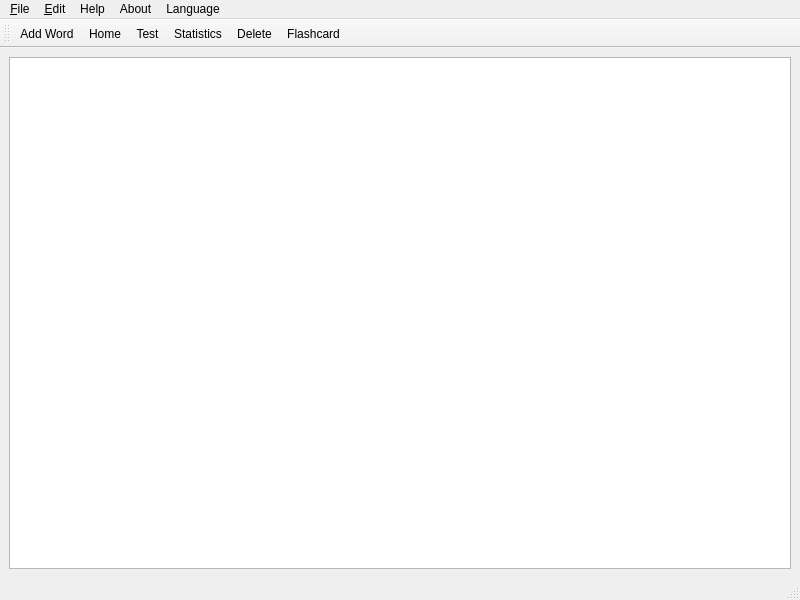
<?xml version="1.0" encoding="UTF-8"?>
<ui version="4.0">
 <class>MainWindow</class>
 <widget class="QMainWindow" name="MainWindow">
  <property name="geometry">
   <rect>
    <x>0</x>
    <y>0</y>
    <width>800</width>
    <height>600</height>
   </rect>
  </property>
  <property name="windowTitle">
   <string>Memorize</string>
  </property>
  <widget class="QWidget" name="centralwidget">
   <layout class="QVBoxLayout" name="verticalLayout">
    <item>
     <widget class="QTableView" name="WordList"/>
    </item>
   </layout>
  </widget>
  <widget class="QMenuBar" name="menubar">
   <property name="geometry">
    <rect>
     <x>0</x>
     <y>0</y>
     <width>800</width>
     <height>17</height>
    </rect>
   </property>
   <widget class="QMenu" name="menuFile">
    <property name="title">
     <string>&amp;File</string>
    </property>
    <addaction name="actionOpen"/>
    <addaction name="actionExit"/>
   </widget>
   <widget class="QMenu" name="menuEdit">
    <property name="title">
     <string>&amp;Edit</string>
    </property>
    <addaction name="actionAdd_Word"/>
   </widget>
   <widget class="QMenu" name="menuHelp">
    <property name="title">
     <string>Help</string>
    </property>
    <addaction name="actiontutorial"/>
   </widget>
   <widget class="QMenu" name="menuAbout">
    <property name="title">
     <string>About</string>
    </property>
    <addaction name="actionAbout"/>
    <addaction name="separator"/>
    <addaction name="actionTheUserWW"/>
   </widget>
   <widget class="QMenu" name="menuLanguage">
    <property name="title">
     <string>Language</string>
    </property>
    <addaction name="actionSChinese"/>
    <addaction name="actionTChinese"/>
    <addaction name="actionTibetan"/>
    <addaction name="actionUyghur"/>
    <addaction name="actionKazakh"/>
    <addaction name="actionEnglish"/>
    <addaction name="actionFrench"/>
    <addaction name="actionSpanish"/>
    <addaction name="actionRussian"/>
    <addaction name="actionArabic"/>
    <addaction name="actionSyriac"/>
   </widget>
   <addaction name="menuFile"/>
   <addaction name="menuEdit"/>
   <addaction name="menuHelp"/>
   <addaction name="menuAbout"/>
   <addaction name="menuLanguage"/>
  </widget>
  <widget class="QToolBar" name="toolBar">
   <property name="windowTitle">
    <string>toolBar</string>
   </property>
   <attribute name="toolBarArea">
    <enum>TopToolBarArea</enum>
   </attribute>
   <attribute name="toolBarBreak">
    <bool>false</bool>
   </attribute>
   <addaction name="actionAdd_Word"/>
   <addaction name="actionHome"/>
   <addaction name="actionTest"/>
   <addaction name="actionStatistics"/>
   <addaction name="actionDelete"/>
   <addaction name="actionFlashcard"/>
  </widget>
  <widget class="QStatusBar" name="statusbar"/>
  <action name="actionNew">
   <property name="text">
    <string>&amp;New</string>
   </property>
   <property name="shortcut">
    <string>Ctrl+N</string>
   </property>
  </action>
  <action name="actionOpen">
   <property name="text">
    <string>&amp;Open</string>
   </property>
   <property name="shortcut">
    <string>Ctrl+O</string>
   </property>
  </action>
  <action name="actionExit">
   <property name="text">
    <string>E&amp;xit</string>
   </property>
   <property name="shortcut">
    <string>Ctrl+Q</string>
   </property>
  </action>
  <action name="actionAdd_Word">
   <property name="text">
    <string>&amp;Add Word</string>
   </property>
  </action>
  <action name="actionTest">
   <property name="text">
    <string>&amp;Test</string>
   </property>
   <property name="shortcut">
    <string>Ctrl+T</string>
   </property>
  </action>
  <action name="actionHome">
   <property name="text">
    <string>&amp;Home</string>
   </property>
   <property name="shortcut">
    <string>Ctrl+H</string>
   </property>
  </action>
  <action name="actionStatistics">
   <property name="text">
    <string>&amp;Statistics</string>
   </property>
   <property name="shortcut">
    <string>Ctrl+S</string>
   </property>
  </action>
  <action name="actionDelete">
   <property name="text">
    <string>&amp;Delete</string>
   </property>
   <property name="shortcut">
    <string>Ctrl+D</string>
   </property>
  </action>
  <action name="actionFlashcard">
   <property name="text">
    <string>&amp;Flashcard</string>
   </property>
  </action>
  <action name="actionAbout">
   <property name="text">
    <string>&amp;About</string>
   </property>
  </action>
  <action name="actionTheUserWW">
   <property name="text">
    <string>TheUserWW</string>
   </property>
  </action>
  <action name="actiontutorial">
   <property name="text">
    <string>Tutorial</string>
   </property>
  </action>
  <action name="actionSChinese">
   <property name="text">
    <string>简体中文</string>
   </property>
  </action>
  <action name="actionEnglish">
   <property name="text">
    <string>English</string>
   </property>
  </action>
  <action name="actionmale_voice">
   <property name="text">
    <string>male voice</string>
   </property>
  </action>
  <action name="actionfemale_voice">
   <property name="text">
    <string>female voice</string>
   </property>
  </action>
  <action name="actionEnglish_2">
   <property name="text">
    <string>Default</string>
   </property>
  </action>
  <action name="actionEnglish_3">
   <property name="text">
    <string>Chinese</string>
   </property>
  </action>
  <action name="actionEnglish_4">
   <property name="text">
    <string>English</string>
   </property>
  </action>
  <action name="actionTChinese">
   <property name="text">
    <string>繁體中文</string>
   </property>
  </action>
  <action name="actionArabic">
   <property name="text">
    <string>العربية</string>
   </property>
  </action>
  <action name="actionFrench">
   <property name="text">
    <string>Français</string>
   </property>
  </action>
  <action name="actionTibetan">
   <property name="text">
    <string>བོད་སྐད་</string>
   </property>
  </action>
  <action name="actionUyghur">
   <property name="text">
    <string>ئۇيغۇرچە</string>
   </property>
  </action>
  <action name="actionKazakh">
   <property name="text">
    <string>Қазақша</string>
   </property>
  </action>
  <action name="actionSyriac">
   <property name="text">
    <string>ܣܘܪܝܝܐ</string>
   </property>
  </action>
  <action name="actionSpanish">
   <property name="text">
    <string>Español</string>
   </property>
  </action>
  <action name="actionRussian">
   <property name="text">
    <string>Русский</string>
   </property>
  </action>
 </widget>
 <resources/>
 <connections/>
</ui>
